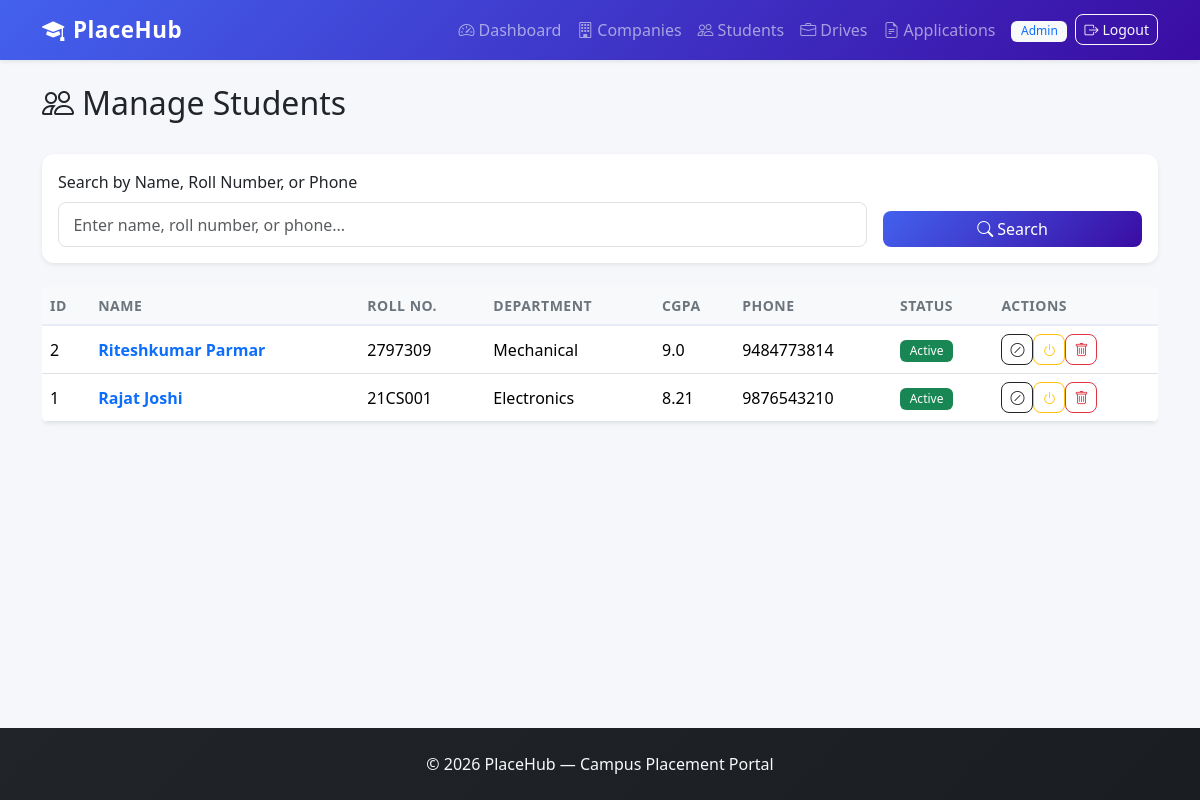
The page /admin/students (signed in) on the database its author committed.
### models.py (models this page shows, shortened)
class User(UserMixin, db.Model):
    __tablename__ = 'user'
    id = db.Column(db.Integer, primary_key=True)
    email = db.Column(db.String(120), unique=True, nullable=False)
    password_hash = db.Column(db.String(256), nullable=False)
    role = db.Column(db.String(20), nullable=False)
    is_active_account = db.Column(db.Boolean, default=True)
    created_at = db.Column(db.DateTime, default=datetime.utcnow)
    student_profile = db.relationship('StudentProfile', backref='user', uselist=False, lazy=True)
    company_profile = db.relationship('CompanyProfile', backref='user', uselist=False, lazy=True)
    @property
    def is_active(self):
        return self.is_active_account

class StudentProfile(db.Model):
    __tablename__ = 'student_profile'
    id = db.Column(db.Integer, primary_key=True)
    user_id = db.Column(db.Integer, db.ForeignKey('user.id'), nullable=False)
    name = db.Column(db.String(100), nullable=False)
    roll_number = db.Column(db.String(20), unique=True, nullable=False)
    phone = db.Column(db.String(15))
    department = db.Column(db.String(100))
    cgpa = db.Column(db.Float, default=0.0)
    resume_path = db.Column(db.String(256))
    skills = db.Column(db.Text)
    about = db.Column(db.Text)
    graduation_year = db.Column(db.Integer)
    is_blacklisted = db.Column(db.Boolean, default=False)
    applications = db.relationship('Application', backref='student', lazy=True)

### admin_routes.py (the view, shortened to what this page needs)
@admin_bp.route('/students')
@admin_required
def students():
    search = request.args.get('q', '').strip()
    query = StudentProfile.query
    students_list = query.order_by(StudentProfile.id.desc()).all()
    return render_template('admin/students.html', students=students_list, search=search)

### admin_routes.py (called while the page is built)
def admin_required(f):
    @wraps(f)
    @login_required
    def decorated(*args, **kwargs):
        if current_user.role != 'admin':
            flash('Access denied.', 'danger')
            return redirect(url_for('index'))
        return f(*args, **kwargs)
    return decorated

### app.py (called while the page is built)
@login_manager.user_loader
def load_user(user_id):
    return User.query.get(int(user_id))

### templates/admin/students.html (shortened to what this page needs)
{% extends "base.html" %}
{% block content %}
<div class="d-flex justify-content-between align-items-center mb-4">
    <h2><i class="bi bi-people me-2"></i>Manage Students</h2>
</div>
<div class="card border-0 shadow-sm mb-4">
    <div class="card-body">
        <form method="GET" class="row g-3 align-items-end">
            <div class="col-md-9">
                <label class="form-label">Search by Name, Roll Number, or Phone</label>
                <input type="text" class="form-control" name="q" value="{{ search }}" placeholder="Enter name, roll number, or phone...">
            </div>
            <div class="col-md-3">
                <button type="submit" class="btn btn-primary w-100"><i class="bi bi-search me-1"></i>Search</button>
            </div>
        </form>
    </div>
</div>
{% if students %}
<div class="table-responsive">
    <table class="table table-hover bg-white shadow-sm rounded">
        <thead class="table-light">
            <tr>
                <th>ID</th>
                <th>Name</th>
                <th>Roll No.</th>
                <th>Department</th>
                <th>CGPA</th>
                <th>Phone</th>
                <th>Status</th>
                <th>Actions</th>
            </tr>
        </thead>
        <tbody>
            {% for s in students %}
            <tr>
                <td>{{ s.id }}</td>
                <td>
                    <a href="{{ url_for('admin.student_detail', student_id=s.id) }}" class="text-decoration-none fw-semibold">
                        {{ s.name }}
                    </a>
                </td>
                <td>{{ s.roll_number }}</td>
                <td>{{ s.department or '-' }}</td>
                <td>{{ s.cgpa or '-' }}</td>
                <td>{{ s.phone or '-' }}</td>
                <td>
                    {% if s.is_blacklisted %}
                        <span class="badge bg-dark">Blacklisted</span>
                    {% elif not s.user.is_active_account %}
                        <span class="badge bg-secondary">Deactivated</span>
                    {% else %}
                        <span class="badge bg-success">Active</span>
                    {% endif %}
                </td>
                <td>
                    <div class="btn-group btn-group-sm">
                        <form method="POST" action="{{ url_for('admin.blacklist_student', student_id=s.id) }}" class="d-inline">
                            <button class="btn btn-outline-dark btn-sm" title="{{ 'Unblacklist' if s.is_blacklisted else 'Blacklist' }}">
                                <i class="bi bi-slash-circle"></i>
                            </button>
                        </form>
                        <form method="POST" action="{{ url_for('admin.deactivate_student', student_id=s.id) }}" class="d-inline">
                            <button class="btn btn-outline-warning btn-sm" title="{{ 'Activate' if not s.user.is_active_account else 'Deactivate' }}">
                                <i class="bi bi-power"></i>
                            </button>
                        </form>
                        <form method="POST" action="{{ url_for('admin.delete_student', student_id=s.id) }}" class="d-inline">
                            <button class="btn btn-outline-danger btn-sm" title="Delete"><i class="bi bi-trash"></i></button>
                        </form>
                    </div>
                </td>
            </tr>
            {% endfor %}
        </tbody>
    </table>
</div>
{% else %}
<div class="text-center py-5 text-muted">
    <i class="bi bi-people fs-1"></i>
    <p class="mt-2">No students found.</p>
</div>
{% endif %}
{% endblock %}

### templates/base.html (shortened to what this page needs)
<!DOCTYPE html>
<html lang="en">
<head>
    <link href="https://cdn.jsdelivr.net/npm/bootstrap@5.3.2/dist/css/bootstrap.min.css" rel="stylesheet">
    <link href="https://cdn.jsdelivr.net/npm/bootstrap-icons@1.11.3/font/bootstrap-icons.min.css" rel="stylesheet">
    <link href="{{ url_for('static', filename='css/style.css') }}" rel="stylesheet">
</head>
<body>
    <nav class="navbar navbar-expand-lg navbar-dark bg-primary shadow-sm">
        <div class="container">
            <a class="navbar-brand fw-bold" href="{{ url_for('index') }}">
                <i class="bi bi-mortarboard-fill me-2"></i>PlaceHub
            </a>
            <div class="collapse navbar-collapse" id="navContent">
                <ul class="navbar-nav ms-auto align-items-center">
                    {% if current_user.is_authenticated %}
                        {% if current_user.role == 'admin' %}
                            <li class="nav-item"><a class="nav-link" href="{{ url_for('admin.dashboard') }}"><i class="bi bi-speedometer2 me-1"></i>Dashboard</a></li>
                            <li class="nav-item"><a class="nav-link" href="{{ url_for('admin.companies') }}"><i class="bi bi-building me-1"></i>Companies</a></li>
                            <li class="nav-item"><a class="nav-link" href="{{ url_for('admin.students') }}"><i class="bi bi-people me-1"></i>Students</a></li>
                            <li class="nav-item"><a class="nav-link" href="{{ url_for('admin.drives') }}"><i class="bi bi-briefcase me-1"></i>Drives</a></li>
                            <li class="nav-item"><a class="nav-link" href="{{ url_for('admin.applications') }}"><i class="bi bi-file-earmark-text me-1"></i>Applications</a></li>
                        {% endif %}
                        <li class="nav-item ms-2">
                            <span class="badge bg-light text-primary me-2">{{ current_user.role|title }}</span>
                        </li>
                        <li class="nav-item">
                            <a class="btn btn-outline-light btn-sm" href="{{ url_for('logout') }}"><i class="bi bi-box-arrow-right me-1"></i>Logout</a>
                        </li>
                    {% endif %}
                </ul>
            </div>
        </div>
    </nav>
    <main class="py-4">
        <div class="container">
            {% block content %}{% endblock %}
        </div>
    </main>
    <footer class="footer mt-auto py-4 bg-dark text-light">
        <div class="container text-center">
            <p class="mb-0">&copy; 2026 PlaceHub &mdash; Campus Placement Portal</p>
        </div>
    </footer>
</body>
</html>

### static/css/style.css (style rules this page uses)
:root { --primary-color: #4361ee; }
body { background-color: #f5f7fb; font-family: 'Segoe UI', system-ui, -apple-system, sans-serif; min-height: 100vh; display: flex; flex-direction: column; }
main { flex: 1; }
.navbar { background: linear-gradient(135deg, #4361ee 0%, #3a0ca3 100%) !important; }
.navbar-brand { font-size: 1.4rem; letter-spacing: 0.5px; }
.card { border-radius: 12px; transition: transform 0.15s ease, box-shadow 0.15s ease; }
.table { border-radius: 12px; overflow: hidden; }
.table thead th { border-bottom: 2px solid #e8ecf8; font-weight: 600; font-size: 0.875rem; text-transform: uppercase; letter-spacing: 0.5px; color: #6c757d; }
.table tbody td { vertical-align: middle; }
.badge { font-weight: 500; padding: 0.4em 0.8em; }
.btn { border-radius: 8px; font-weight: 500; }
.btn-primary { background: linear-gradient(135deg, #4361ee 0%, #3a0ca3 100%); border: none; }
.form-control, .form-select { border-radius: 8px; border: 1px solid #dee2e6; padding: 0.6rem 0.9rem; }
footer { background: linear-gradient(135deg, #212529 0%, #1a1d21 100%) !important; }

### rows shown on the page
User: role "Admin"
StudentProfile: id "2", name "Riteshkumar Parmar", roll_number "2797309", department "Mechanical", cgpa "9.0", phone "9484773814", is_blacklisted "Active"
StudentProfile: id "1", name "Rajat Joshi", roll_number "21CS001", department "Electronics", cgpa "8.21", phone "9876543210", is_blacklisted "Active"
